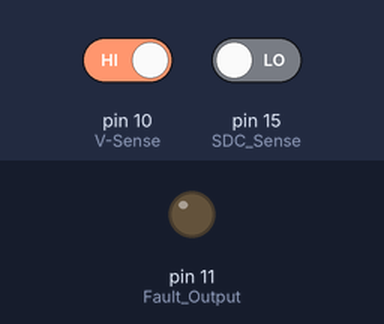
Recording of a sketch running on a simulated Arduino Uno, built with avr-gcc and run on an emulated ATmega328P. Shown: output pins drawn as LEDs (lit = HIGH). The test bench sets the inputs (shaded band); at power-on: pin 10 (V-Sense) HIGH, pin 15 (SDC_Sense) LOW.

Above: at 1.8 s.
1.9 s: pin 10 (V-Sense) driven LOW
At 2.6 s:
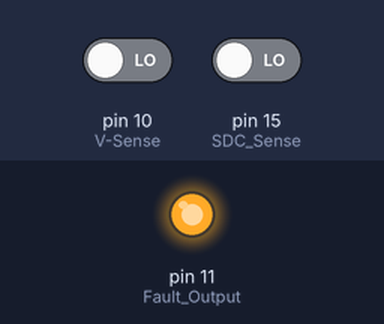
Timing chart, 0 to 4.9 s (numbered marks = the images above; inputs shaded):
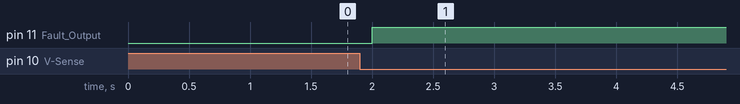

The sketch:

Charge-Controller.ino
```cpp
void setup()
{
  // put your setup code here, to run once:
  pinMode(11, OUTPUT); // Fault Output
  pinMode(15, INPUT);  // SDC Sense
  pinMode(10, INPUT);  // V-Sense
}

void loop()
{
  // put your main code here, to run repeatedly:
  if (digitalRead(15) == HIGH)
  {
    // HIGH Not exactly sure what to do for the wait parts
  }
  else if (digitalRead(15) == LOW)
  {
    // LOW Not exactly sure what to do for the wait parts
  }

  if (digitalRead(10) == LOW)
  {
    digitalWrite(11, HIGH);
  }
  else
  {
    delay(1000);  // Waiting Period
    if (digitalRead(10) == LOW)
    {
      digitalWrite(11, HIGH);
      delay(5000);
      digitalWrite(11, LOW);
    }
  }


}
```

Measured:
- after the input at 1.9 s, pin 11 (Fault_Output): LOW → HIGH after 0.10 s
